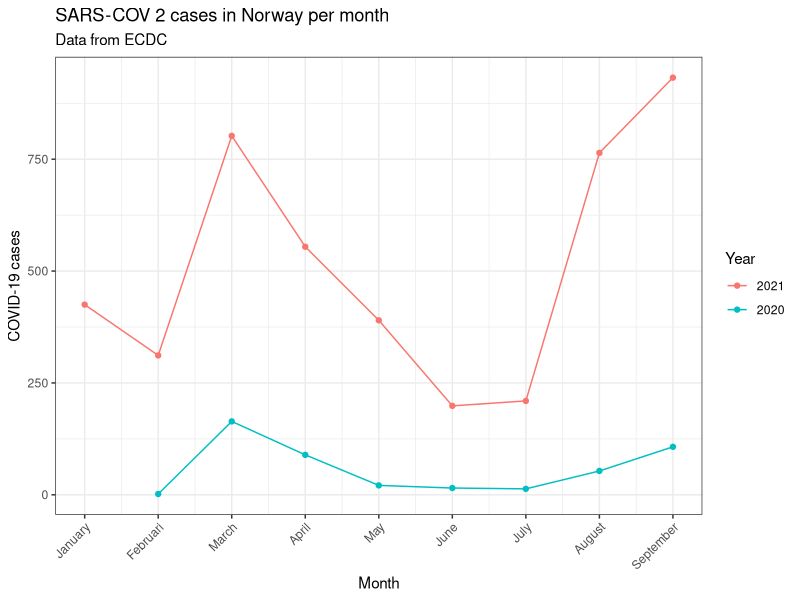
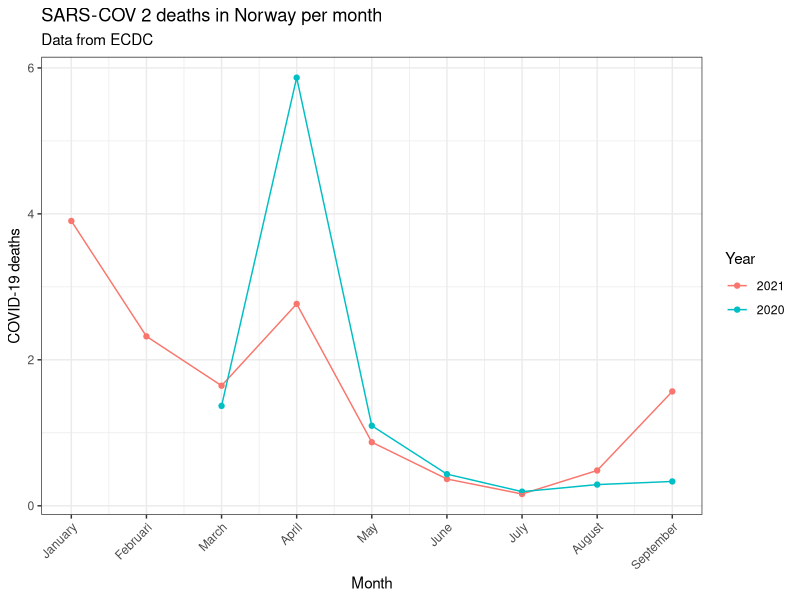

Generate these figures, in order, with R:
## ---- chunk 1
# Parameters have been manually set for the purpose of this site, as bookdown does not support stating parameters in YAML
parameter<-list()
parameter$country<-"Norway"
parameter$year<-c(2020:2021)
parameter$month<-c(1:9)
## ---- chunk 2
library(here)
library(tidyverse)
library(ggplot2)
## ---- chunk 3
############################################################### Reading data
covid_data<-read.csv("./data.raw/data.csv")
covid_data_vis<-covid_data

############################################################### Mangling data
covid_years<-covid_data$year %>% unique()
covid_data_vis$year<-factor(as.character(covid_data$year), levels = as.character(covid_years)) #Making year a factor so it 
                                                                                #colours nicely instead of using a gradiant

months<-c("January", "Februari", "March", "April", "May", "June", "July", "August", "September", "October", "November", 
          "December") #Storing months to put on the x-axis

covid_data_vis_filter1<-covid_data_vis %>% filter(year %in% parameter$year,
                          month %in% parameter$month,
                          countriesAndTerritories %in% parameter$country)

############################################################### Creating visualisation: Cases per month
covid_data_vis_filter1 %>% group_by(month, year) %>% dplyr::summarise(
  cases=mean(cases, na.rm=TRUE)
) %>% ggplot(aes(x=month, y=cases))+
  geom_point(aes(color=year))+
  geom_line(aes(group=year, color=year))+
  theme_bw()+
  theme(axis.text.x = element_text(angle=45, hjust=1))+
  labs(
    title=paste0("SARS-COV 2 cases in ",parameter$country, " per month"),
    subtitle = "Data from ECDC",
    x="Month",
    y="COVID-19 cases",
    color="Year"
  )+
  scale_x_continuous(breaks=(seq(1:12)), labels = months)

############################################################# Creating visualisation: Deaths per month
covid_data_vis_filter1 %>% group_by(month, year) %>% dplyr::summarise(
  deaths=mean(deaths, na.rm=TRUE)
) %>% ggplot(aes(x=month, y=deaths))+
  geom_point(aes(color=year))+
  geom_line(aes(group=year, color=year))+
  theme_bw()+
  theme(axis.text.x = element_text(angle=45, hjust=1))+
  labs(
    title=paste0("SARS-COV 2 deaths in ",parameter$country, " per month"),
    subtitle = "Data from ECDC",
    x="Month",
    y="COVID-19 deaths",
    color="Year"
  )+
  scale_x_continuous(breaks=(seq(1:12)), labels = months)
